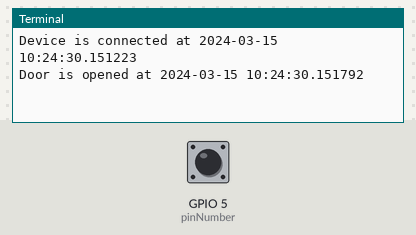
Bench run of a program on a simulated Raspberry Pi (BCM pin numbers). Parts: the last lines printed to the terminal. The inputs (shaded band) are chosen by the test bench; at power-on: GPIO 5 (pinNumber) HIGH. The clock reads 2024-03-15 10:24:30 at power-on unless the program sets it; no MQTT or app messages arrive unless stated; threads take turns every 2 ms.

Above: at 1.3 s.
1.4 s: GPIO 5 (pinNumber) pulled LOW for 1.1 s
At 3.0 s:
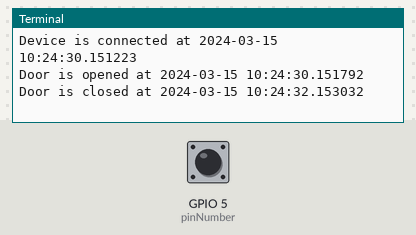
4.0 s: GPIO 5 (pinNumber) pulled LOW for 1.1 s
At 6.3 s:
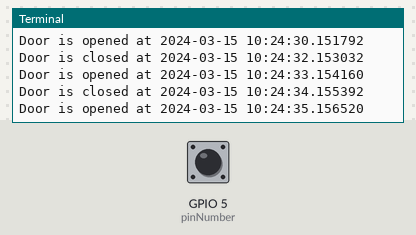
6.6 s: GPIO 5 (pinNumber) pulled LOW for 3.2 s
At 8.2 s:
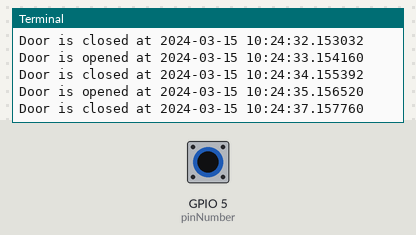
Timing chart, 0 to 9.7 s (numbered marks = the images above; inputs shaded):
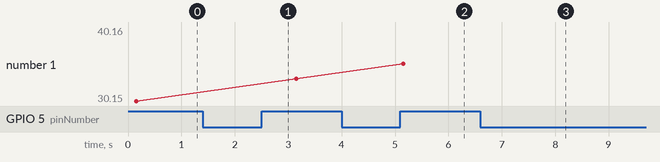

Measured:
- after the input at 1.4 s, the terminal: prints a new line after 0.75 s (image 1)
- after the input at 4.0 s, the terminal: prints a new line after 0.16 s (image 2)
- after the input at 6.6 s, the terminal: prints a new line after 0.56 s (image 3)
- plotted number 1: 30.15 → 33.15 after the input at 1.4 s, 33.15 → 35.16 after the input at 4.0 s, 35.16 → 40.16 after the input at 6.6 s

The program:

pi_demo.py
```python
# (licence header left out)
from AWSIoTPythonSDK.MQTTLib import AWSIoTMQTTClient
import json
import time
import threading
import RPi.GPIO as GPIO #import the GPIO library
from datetime import datetime

###########
# Config
###########

thingName = "door1"
awsEndpoint = "xxxx-ats.iot.xxxxx.amazonaws.com"
awsPortNumber = 8883
awsRootCAPath = "./AmazonRootCA1.pem"
awsIoTPrivateKeyPath = "./xxxxx-private.pem.key"
awsIoTCertificatePath = "./xxxx-certificate.pem.crt"
awsTopicPrefix = "SYD37/"


###################
# Sensor Pin config
###################
pinNumber=5

GPIO.setmode(GPIO.BCM)
GPIO.setup(pinNumber, GPIO.IN, pull_up_down=GPIO.PUD_UP)
myAWSIoTMQTTClient = None


#############################
# Left Open Alarm
############################
stopThread = False
def thread_function(epochTime):
    while True:
       time.sleep(1)
       if stopThread :
            break
       if (int(time.time() - epochTime)/30) >=1 :
           JSONPayload = '{"recordType":"Alarm","errorType":"DoorKeepOpen"}'
           myAWSIoTMQTTClient.publish(awsTopicPrefix + thingName,JSONPayload,0)
           break


############################
# Updating Door status
###########################
def updateDoorStatus(doorStatus):
    global stopThread
    JSONPayload = '{"recordType": "Door","doorStatus":"'+doorStatus +'"}'
    myAWSIoTMQTTClient.publish(awsTopicPrefix + thingName,JSONPayload,1)

    # DoorKeptOpen Alarm
    if (doorStatus == "CLOSED"):
        stopThread = True
    elif (doorStatus == "OPEN") :
        stopThread = False
        x = threading.Thread(target=thread_function, args=(int(time.time()),))
        x.start()

###############################################
# Update Device Status Connected / Disconnecred
###############################################
def updateDeviceStatus(deviceStatus):
      JSONPayload = '{"recordType": "Device","deviceStatus":"'+deviceStatus +'"}'
      myAWSIoTMQTTClient.publish(awsTopicPrefix + thingName,JSONPayload,1)


########################################


#======================================
# AWS IoT SDK - MQTT Client connection
#======================================
myAWSIoTMQTTClient = AWSIoTMQTTClient(thingName)
myAWSIoTMQTTClient.configureEndpoint(awsEndpoint, awsPortNumber)
myAWSIoTMQTTClient.configureCredentials(awsRootCAPath, awsIoTPrivateKeyPath,awsIoTCertificatePath)
myAWSIoTMQTTClient.configureMQTTOperationTimeout(5)

# Last will payload for disconnection
lastWillPayload = '{"recordType":"Device","deviceStatus":"Disconnected"}'
myAWSIoTMQTTClient.configureLastWill(awsTopicPrefix + thingName, lastWillPayload, 0)


# Connect

myAWSIoTMQTTClient.connect()
updateDeviceStatus("Connected")
dateTimeObj = datetime.now()
print("Device is connected at "+ str(datetime.now()))

previous_status = 2

# Listen to door sensor and publish

while True:
    if (previous_status != GPIO.input(pinNumber)):
        if(GPIO.input(pinNumber) == 1):
            print("Door is opened at "+ str(datetime.now()))
            updateDoorStatus("OPEN")
        else:
            print("Door is closed at "+ str(datetime.now()))
            updateDoorStatus("CLOSED")
        previous_status = GPIO.input(pinNumber)
    time.sleep(1)
```
